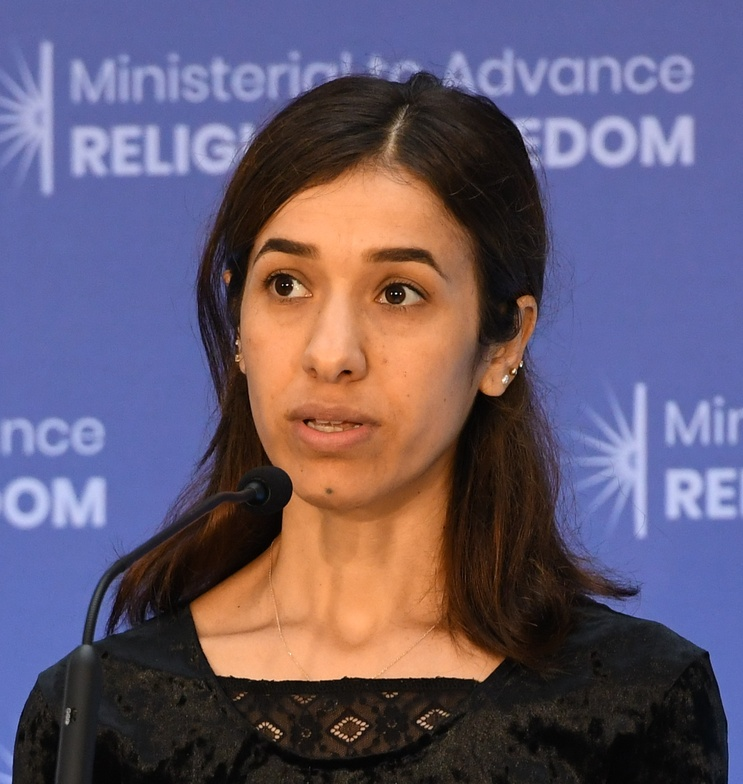
#> input picture ASSETS/nadia.jpeg, 743 x 784 px, shrunk from 1431 x 1509 before the run
$ jupyter execute --allow-errors 'FACE detection on image.ipynb'   (shell and % lines are left out)
#> lines starting #> are read from the running program, lines starting #| are printed output that depends on the picture; after the words box and inside, x2 and y2 are one past the last pixel; in counts of white or black regions, pixels touching at a corner belong together
[cell 1]
# Main features
#  Line features XnY, Edge features XnY, Four rectangle features of both white and black pixels
# on computation it would roughly provide the mean of both BnW pixels lying b/w 0-1, which will give also shades of gray
# Sum(whitePX)->Mean(Wpx) ; Sum(Bpx)-> mean(BPx); DELTA= M(W)- M(B) ; the delta close to 1, better the feature

[cell 2]
import cv2
import matplotlib.pyplot as plt
import numpy as np

[cell 3]
nadia = cv2.imread('./ASSETS/nadia.jpeg',0)
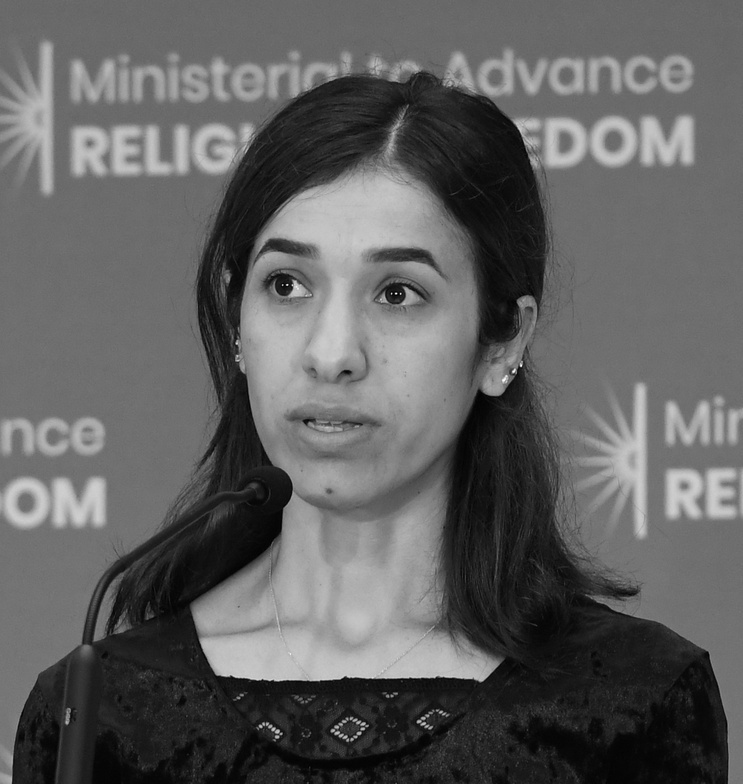
#> nadia: shape (784, 743); min 0, max 255, mean 95.4
denis = cv2.imread('./ASSETS/denis.jpeg',0)
solvay = cv2.imread('./ASSETS/solvay.jpeg',0)
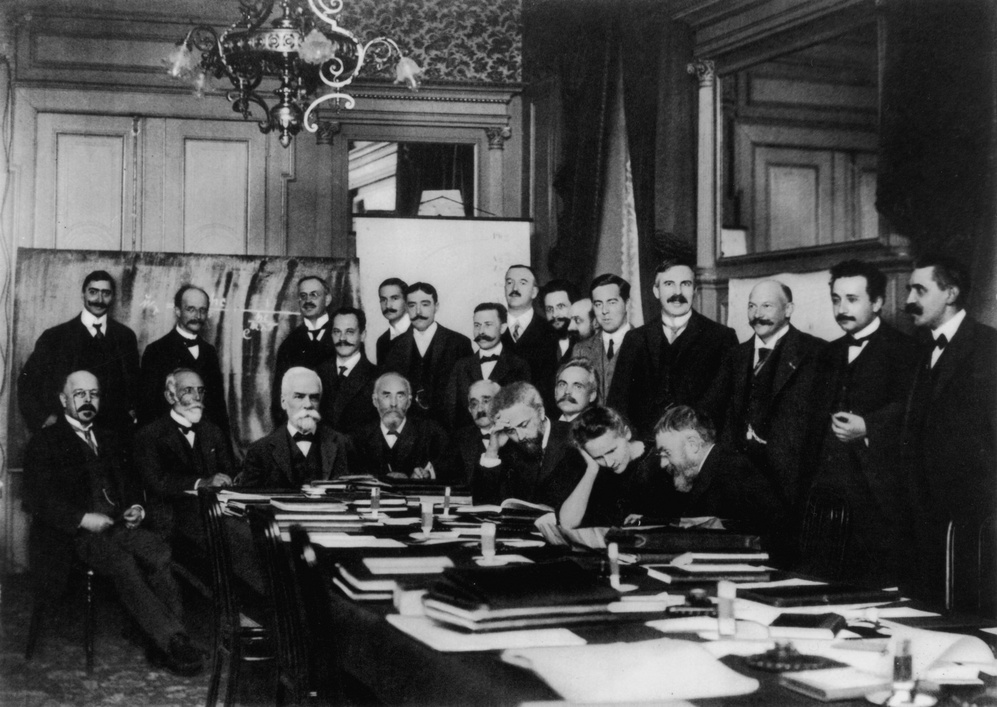
#> input picture ASSETS/solvay.jpeg, 997 x 707 px, shrunk from 1920 x 1362 before the run
#> solvay is the input picture: shape (707, 997); min 2, max 238, mean 73.8

# plt.imshow(solvay, cmap='gray')
cascpath = ('/Users/mohitkumar/ashutosh-react-native/MY STUFF/OpenCV/ASSETS/haarcascade_frontalface_default.xml')

face_cascade = cv2.CascadeClassifier(cascpath)

def detect_face(img):
    face_img = img.copy()
#     x1,x2 y1,y2 positions of detected faces
    face_rects = face_cascade.detectMultiScale(face_img)
#> face_rects = 19 rows, first 6: [586, 287, 40, 40], [81, 279, 37, 37], [292, 282, 33, 33], [372, 285, 35, 35], [177, 296, 37, 37], [328, 344, 32, 32]

    for(x,y,x1,y1) in face_rects:
        cv2.rectangle(face_img,(x,y),(x+x1, y+y1),(255,255,255),10)
#> this loop made 19 passes
#> (x, y, x1, y1) on passes 1 to 12: (586, 287, 40, 40), (81, 279, 37, 37), (292, 282, 33, 33), (372, 285, 35, 35), (177, 296, 37, 37), (328, 344, 32, 32), (368, 375, 49, 49), (467, 425, 33, 33), (401, 289, 39, 39), (539, 293, 36, 36), (325, 317, 37, 37), (545, 366, 50, 50)
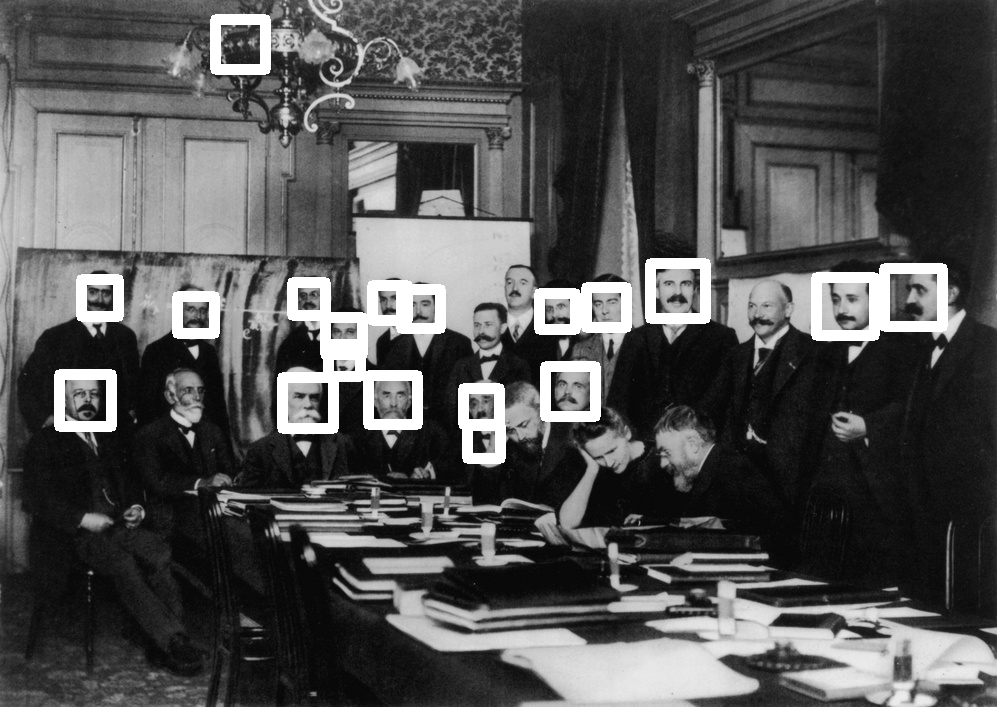
#> face_img: shape (707, 997); 4.79% of pixels changed, all inside (x1, y1, x2, y2) = (54, 14, 948, 464)
    return face_img


#
def adj_detect_face(img):
    face_img = img.copy()
#     x1,x2 y1,y2 positions of detected faces
    face_rects = face_cascade.detectMultiScale(face_img, scaleFactor = 5, minNeighbors=2)
    for(x,y,x1,y1) in face_rects:
        cv2.rectangle(face_img,(x,y),(x+x1, y+y1),(255,255,255),10)
    return face_img


result1 = detect_face(solvay)
result2 = detect_face(solvay)
#> the loop in detect_face (call 2), `for(x,y,x1,y1) in face_rects:` made 19 passes

# plt.imshow(result1, cmap='gray')
# print('/n')
plt.imshow(result2, cmap='gray')

[cell 4]
eye_cascade = cv2.CascadeClassifier('./ASSETS/haarcascade_eye.xml')

def detect_eyes(img):
    face_img = img.copy()
#     x1,x2 y1,y2 positions of detected eye
    eye_rects = eye_cascade.detectMultiScale(face_img, scaleFactor = 1.2, minNeighbors=10)
#> eye_rects = [[254, 254, 62, 62], [360, 257, 73, 73]]

    for(x,y,x1,y1) in eye_rects:
        cv2.rectangle(face_img,(x,y),(x+x1, y+y1),(255,255,255),10)
#> this loop made 2 passes
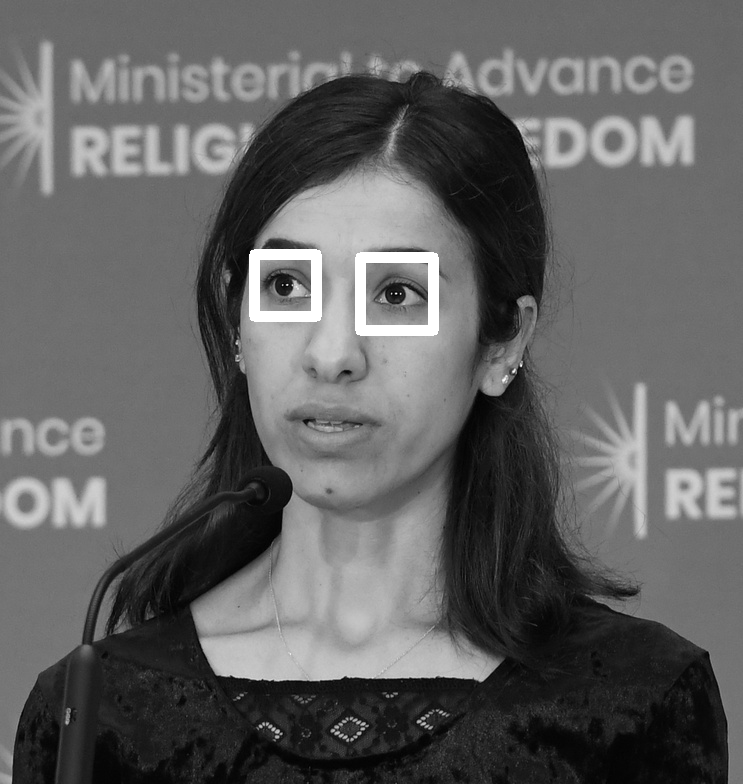
#> face_img: shape (784, 743); 1.01% of pixels changed, all inside (x1, y1, x2, y2) = (249, 249, 439, 336)
    return face_img

result = detect_eyes(nadia)
plt.imshow(result, cmap ='gray')
